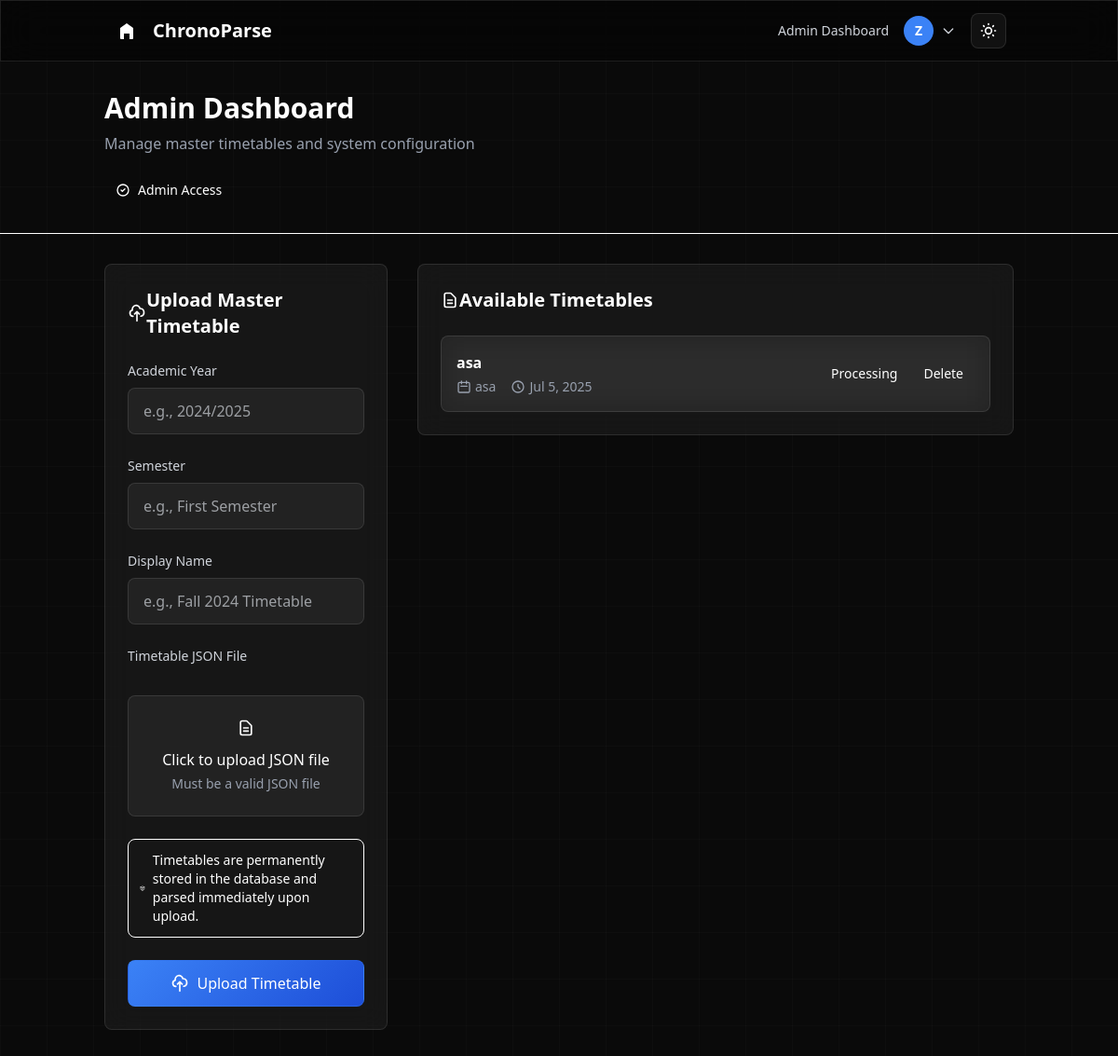
/dashboard/admin (signed in), run on an earlier commit of the app's database.
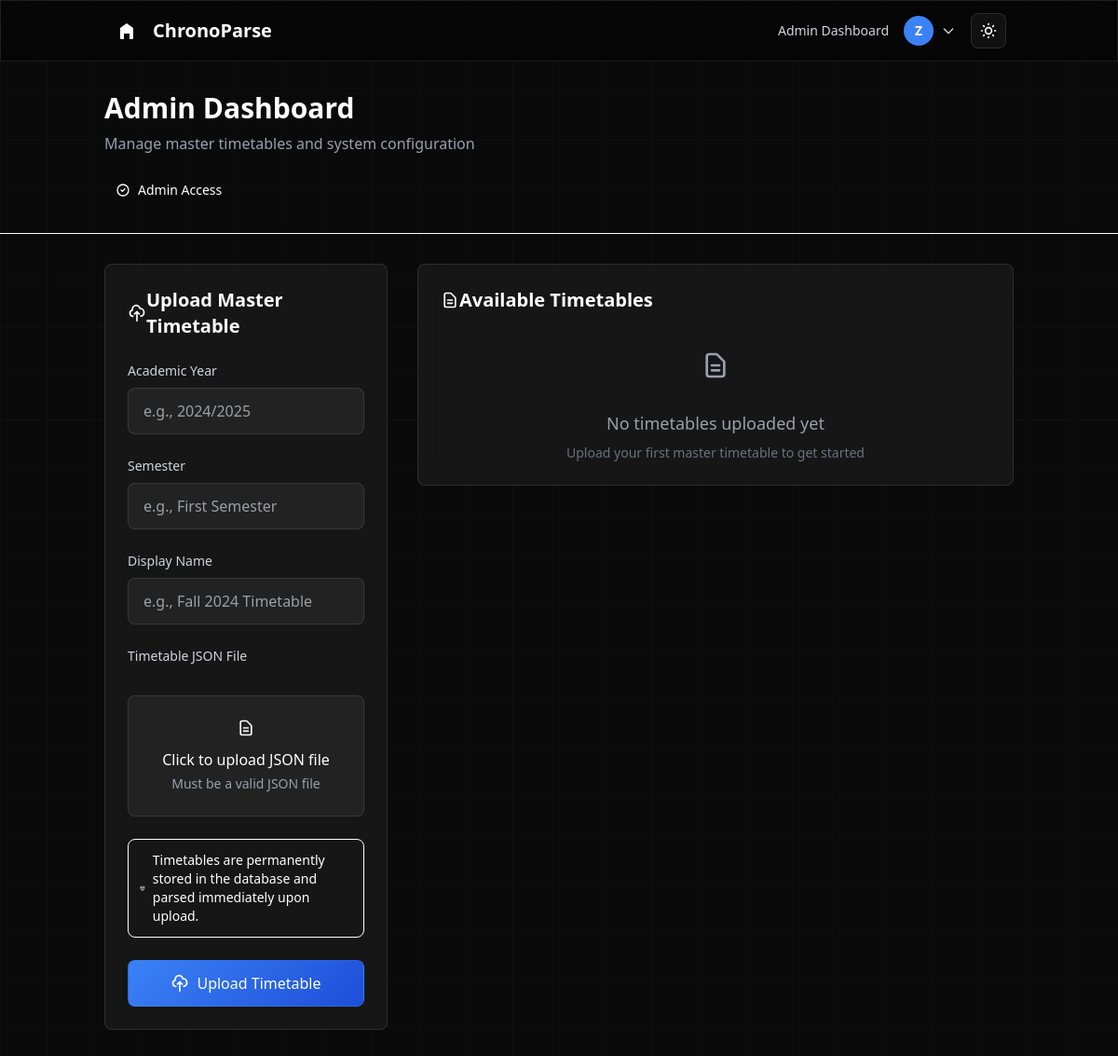
And on a later commit of the database.
### core/models.py (models this page shows, shortened)
class TimetableSource(models.Model):
    PROCESSING = 'PROCESSING'
    COMPLETED = 'COMPLETED'
    FAILED = 'FAILED'
    STATUS_CHOICES = [
        (PROCESSING, 'Processing'),
        (COMPLETED, 'Completed'),
        (FAILED, 'Failed'),
    ]
    academic_year = models.CharField(max_length=10)
    semester = models.CharField(max_length=20)
    display_name = models.CharField(max_length=255)
    source_json = models.FileField(upload_to='master_timetables/')
    uploader = models.ForeignKey(User, on_delete=models.CASCADE)
    created_at = models.DateTimeField(auto_now_add=True)
    status = models.CharField(
        max_length=10, choices=STATUS_CHOICES, default=PROCESSING)
    events_parsed = models.BooleanField(default=False)
    total_events = models.IntegerField(default=0)

### core/views.py (the view, shortened to what this page needs)
# urls.py: path('dashboard/admin', AdminDashboardView.as_view(), name='admin_dashboard'),
class AdminDashboardView(LoginRequiredMixin, View):
    def get(self, request):
        form = TimetableSourceForm()
        timetables = TimetableSource.objects.all().order_by('-created_at')
        return render(request, 'core/admin_dashboard.html', {'form': form, 'timetables': timetables})

### core/forms.py
class TimetableSourceForm(forms.ModelForm):
    class Meta:
        model = TimetableSource
        fields = ['academic_year', 'semester', 'display_name', 'source_json']
        widgets = {
            'academic_year': forms.TextInput(attrs={'class': 'mt-1 block w-full rounded-md border-gray-300 shadow-sm focus:border-indigo-500 focus:ring-indigo-500 sm:text-sm'}),
            'semester': forms.TextInput(attrs={'class': 'mt-1 block w-full rounded-md border-gray-300 shadow-sm focus:border-indigo-500 focus:ring-indigo-500 sm:text-sm'}),
            'display_name': forms.TextInput(attrs={'class': 'mt-1 block w-full rounded-md border-gray-300 shadow-sm focus:border-indigo-500 focus:ring-indigo-500 sm:text-sm'}),
            'source_json': forms.FileInput(attrs={'class': 'block w-full text-sm text-gray-500 file:mr-4 file:py-2 file:px-4 file:rounded-full file:border-0 file:text-sm file:font-semibold file:bg-indigo-50 file:text-indigo-700 hover:file:bg-indigo-100', 'accept': '.json'}),
        }

### core/templates/core/admin_dashboard.html (shortened to what the changed rows need)
{% extends "theme/base.html" %}
{% block content %}
<div class="min-h-screen">
    <div class="border-b border-white/10 bg-black/20 backdrop-blur-sm">
        <div class="container mx-auto px-6 py-8">
            <div class="flex flex-col lg:flex-row lg:items-center lg:justify-between">
                <div class="mb-6 lg:mb-0">
                    <h1 class="text-3xl font-semibold text-white mb-2">
                        Admin Dashboard
                    </h1>
                </div>
            </div>
        </div>
    </div>
    <div class="container mx-auto px-6 py-8">
        <div class="grid grid-cols-1 lg:grid-cols-3 gap-8">
            <div class="lg:col-span-1">
                <div class="glass-card p-6 rounded-lg card-hover fade-in">
                    <div class="flex items-center mb-6">
                        <h2 class="text-xl font-semibold text-white">Upload Master Timetable</h2>
                    </div>
                </div>
            </div>
            <div class="lg:col-span-2">
                <div class="glass-card p-6 rounded-lg card-hover fade-in">
                    <div class="flex items-center mb-6">
                        <h2 class="text-xl font-semibold text-white">Available Timetables</h2>
                    </div>
                    <div class="space-y-4">
                        {% for tt in timetables %}
                        <div class="glass-card p-4 rounded-lg border border-white/10 hover:border-white/20 transition-all duration-300">
                            <div class="flex justify-between items-center">
                                <div class="flex-1">
                                    <h3 class="font-semibold text-white mb-1">{{ tt.display_name }}</h3>
                                    <div class="flex items-center text-gray-400 text-sm space-x-4">
                                        <div class="flex items-center">
                                            <svg class="w-4 h-4 mr-1" fill="none" stroke="currentColor" viewBox="0 0 24 24">
                                                <path stroke-linecap="round" stroke-linejoin="round" stroke-width="2" d="M8 7V3m8 4V3m-9 8h10M5 21h14a2 2 0 002-2V7a2 2 0 00-2-2H5a2 2 0 00-2 2v12a2 2 0 002 2z"></path>
                                            </svg>
                                            {{ tt.academic_year }}
                                        </div>
                                        <div class="flex items-center">
                                            <svg class="w-4 h-4 mr-1" fill="none" stroke="currentColor" viewBox="0 0 24 24">
                                                <path stroke-linecap="round" stroke-linejoin="round" stroke-width="2" d="M12 8v4l3 3m6-3a9 9 0 11-18 0 9 9 0 0118 0z"></path>
                                            </svg>
                                            {{ tt.created_at|date:"M j, Y" }}
                                        </div>
                                    </div>
                                </div>
                                <div class="flex items-center space-x-3">
                                    {% if tt.status == 'COMPLETED' %}
                                    <span class="inline-flex items-center px-3 py-1 rounded-lg bg-green-500/20 text-green-300 text-sm font-medium">
                                        <svg class="w-3 h-3 mr-1" fill="currentColor" viewBox="0 0 20 20">
                                            <path fill-rule="evenodd" d="M10 18a8 8 0 100-16 8 8 0 000 16zm3.707-9.293a1 1 0 00-1.414-1.414L9 10.586 7.707 9.293a1 1 0 00-1.414 1.414l2 2a1 1 0 001.414 0l4-4z" clip-rule="evenodd"></path>
                                        </svg>
                                        Active ({{ tt.total_events }} events)
                                        </span>
                                        {% elif tt.status == 'PROCESSING' %}
                                        <span class="inline-flex items-center px-3 py-1 rounded-lg bg-yellow-500/20 text-yellow-300 text-sm font-medium">
                                            Processing
                                        </span>
                                        {% endif %}
                                        <button onclick="confirmDelete('{{ tt.id }}', '{{ tt.display_name }}')"
                                            class="inline-flex items-center px-3 py-1 rounded-lg bg-red-500/20 text-red-300 text-sm font-medium hover:bg-red-500/30 transition-colors duration-200">
                                            Delete
                                        </button>
                                </div>
                            </div>
                        </div>
                        {% empty %}
                        <div class="text-center py-12">
                            <div class="w-16 h-16 bg-gray-500/20 rounded-2xl flex items-center justify-center mx-auto mb-4">
                                <svg class="w-8 h-8 text-gray-400" fill="none" stroke="currentColor" viewBox="0 0 24 24">
                                    <path stroke-linecap="round" stroke-linejoin="round" stroke-width="2" d="M9 12h6m-6 4h6m2 5H7a2 2 0 01-2-2V5a2 2 0 012-2h5.586a1 1 0 01.707.293l5.414 5.414a1 1 0 01.293.707V19a2 2 0 01-2 2z"></path>
                                </svg>
                            </div>
                            <p class="text-gray-400 text-lg mb-2">No timetables uploaded yet</p>
                            <p class="text-gray-500 text-sm">Upload your first master timetable to get started</p>
                        </div>
                        {% endfor %}
                    </div>
                </div>
            </div>
        </div>
    </div>
</div>
{% endblock %}

What changed in the data, as far as the page shows it:
removed TimetableSource: display_name "asa", academic_year "asa", created_at "Jul 5, 2025", status "Processing"
Also different on the page:
text now shown: "No timetables uploaded yet Upload your first master timetable to get started"
